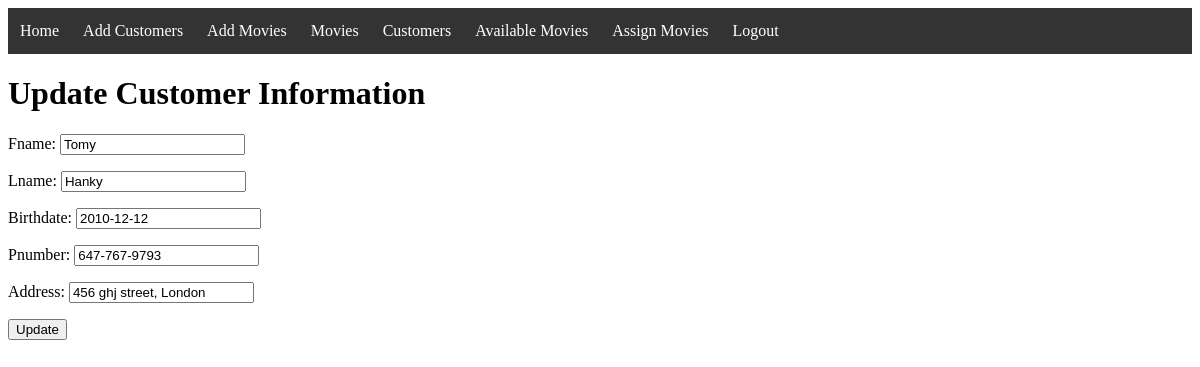
Page /listofcustomers/update/6/ on the committed database.
### customers/models.py (models this page shows)
class customers(models.Model):
	fname = models.CharField(max_length=50)
	lname = models.CharField(max_length=60)
	birthdate = models.DateField()
	pnumber = models.CharField(max_length=15)
	address = models.TextField(max_length=50)
	def __str__(self):
		return self.fname + " "+ self.lname

### Movierental/views.py (the view, shortened to what this page needs)
# urls.py: path("listofcustomers/update/<int:id>/",views.updatecust,name="updatecust"),
def updatecust(request,id=None):
	if request.method=="GET":
		instance = cust.objects.get(id=id)
		print("--------------", instance)
		form= custform(initial={"fname":instance.fname,"lname":instance.lname,"birthdate":instance.birthdate,"pnumber":instance.pnumber,"address":instance.address})
		print(form)
	return render(request, 'updatecust.html',{"customers":form})

### customers/forms.py
class customers(forms.Form):
	fname = forms.CharField(max_length=50)
	lname = forms.CharField(max_length=60)
	birthdate = forms.DateField()
	pnumber = forms.CharField(max_length=15)
	address = forms.CharField(max_length=50)

### templates/updatecust.html (shortened to what this page needs)
{% extends "layout.html" %}
{% block content %}
<h1>Update Customer Information</h1>
<form method="POST">
  {{customers.as_p}}
  <input type="submit" value="Update">
</form>
{% endblock %}

### rows in the picture
customers: fname "Tomy", lname "Hanky", birthdate "2010-12-12", pnumber "647-767-9793", address "456 ghj street, London"
